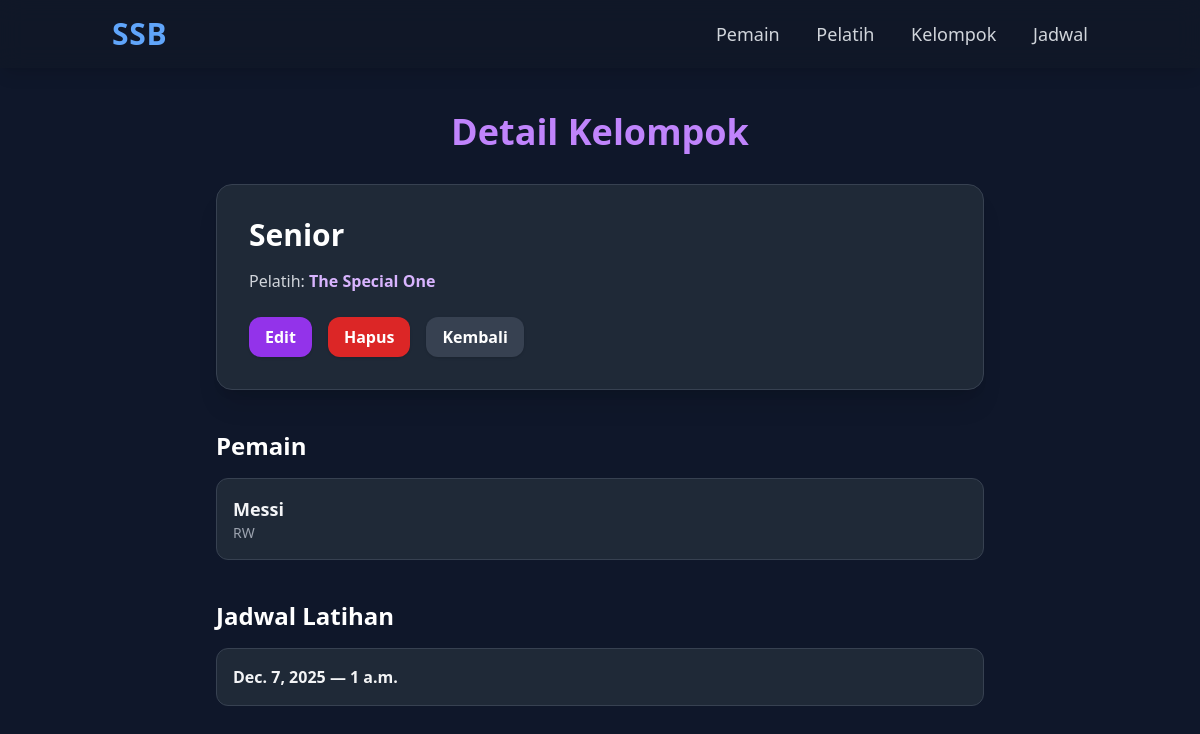
Page /groups/2/ on the earlier database version.
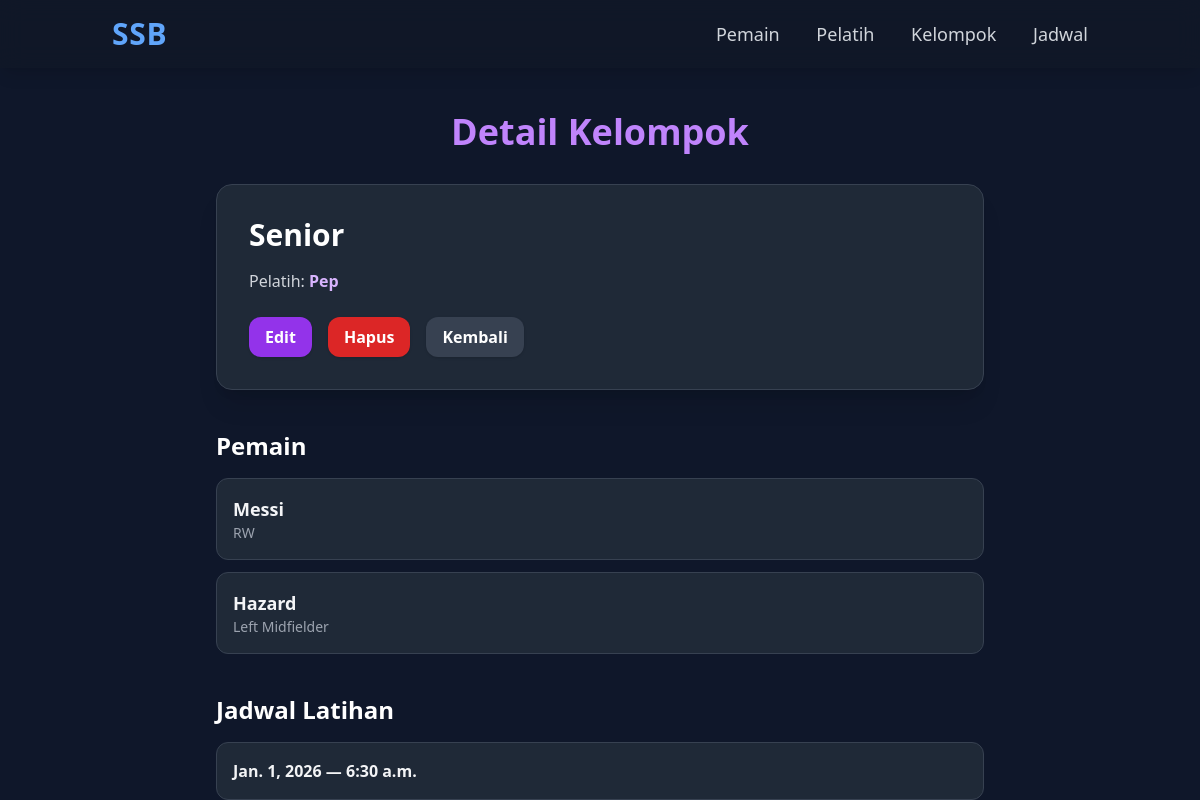
Same page on the later database version.
### academy/models.py (models this page shows, shortened)
class Group(models.Model):
    name = models.CharField(max_length=50)
    coach = models.ForeignKey(Coach, on_delete=models.SET_NULL, null=True)

class Coach(models.Model):
    name = models.CharField(max_length=100)
    license_level = models.CharField(max_length=50, blank=True)
    phone = models.CharField(max_length=20, blank=True)
    photo = models.ImageField(upload_to='coaches/', blank=True)

class Player(models.Model):
    STATUS_PENDING = 'pending'
    STATUS_APPROVED = 'approved'
    STATUS_REJECTED = 'rejected'
    STATUS_CHOICES = [
        (STATUS_PENDING, 'Pending'),
        (STATUS_APPROVED, 'Approved'),
        (STATUS_REJECTED, 'Rejected'),
    ]
    user = models.OneToOneField(User, on_delete=models.CASCADE, related_name='player')
    name = models.CharField(max_length=100, blank=True, null=True)
    age = models.IntegerField(blank=True, null=True)
    position = models.CharField(max_length=50, blank=True, null=True)
    photo = models.ImageField(upload_to='players/', blank=True, null=True)
    group = models.ForeignKey(Group, on_delete=models.SET_NULL, null=True, blank=True)
    status = models.CharField(max_length=10, choices=STATUS_CHOICES, default=STATUS_PENDING)
    registered_at = models.DateTimeField(auto_now_add=True)
    approved_at = models.DateTimeField(null=True, blank=True)
    approved_by = models.ForeignKey(User, null=True, blank=True, on_delete=models.SET_NULL, related_name='approved_players')

class TrainingSchedule(models.Model):
    date = models.DateField()
    time = models.TimeField()
    group = models.ForeignKey(Group, on_delete=models.CASCADE)

### academy/views.py (the view)
# urls.py: path('groups/<int:pk>/', views.group_detail, name='group_detail'),
def group_detail(request, pk):
    group = get_object_or_404(Group, pk=pk)
    players = Player.objects.filter(group=group)
    schedules = TrainingSchedule.objects.filter(group=group)
    return render(request, 'academy/group_detail.html', {
        'group': group,
        'players': players,
        'schedules': schedules
    })

### academy/templates/academy/group_detail.html (shortened to what this page needs)
{% extends "academy/base.html" %}
{% load static %}
{% block content %}
<h1 class="text-4xl font-bold text-purple-400 mb-8 text-center">Detail Kelompok</h1>
<div class="max-w-3xl mx-auto bg-gray-800 rounded-2xl p-8 border border-gray-700 shadow-xl">
    <h2 class="text-3xl font-bold text-white mb-4">{{ group.name }}</h2>
    <p class="text-gray-300 mb-2">
        Pelatih:
        {% if group.coach %}
            <span class="text-purple-300 font-semibold">{{ group.coach.name }}</span>
        {% else %}
            -
        {% endif %}
    </p>
    <div class="flex space-x-4 mt-6">
        <a href="/groups/{{ group.id }}/edit/"
           class="bg-purple-600 hover:bg-purple-500 text-white font-semibold py-2 px-4 rounded-xl shadow">
            Edit
        </a>
        <form action="/groups/{{ group.id }}/delete/" method="post"
              onsubmit="return confirm('Yakin ingin menghapus kelompok ini?');">
            <button type="submit"
                    class="bg-red-600 hover:bg-red-500 text-white font-semibold py-2 px-4 rounded-xl shadow">
                Hapus
            </button>
        </form>
        <a href="/groups/"
           class="bg-gray-700 hover:bg-gray-600 text-white font-semibold py-2 px-4 rounded-xl shadow">
            Kembali
        </a>
    </div>
</div>
<div class="max-w-3xl mx-auto mt-10">
    <h3 class="text-2xl font-bold text-white mb-4">Pemain</h3>
    {% if players %}
        <div class="space-y-3">
            {% for p in players %}
            <a href="/players/{{ p.id }}/"
               class="block bg-gray-800 hover:bg-gray-700 p-4 rounded-xl border border-gray-700 transition">
                <h4 class="text-lg font-bold text-gray-100">{{ p.name }}</h4>
                <p class="text-gray-400 text-sm">{{ p.position }}</p>
            </a>
            {% endfor %}
        </div>
    {% else %}
        <p class="text-gray-400">Belum ada pemain.</p>
    {% endif %}
</div>
<div class="max-w-3xl mx-auto mt-10">
    <h3 class="text-2xl font-bold text-white mb-4">Jadwal Latihan</h3>
    {% if schedules %}
        <div class="space-y-3">
            {% for s in schedules %}
            <a href="/schedules/{{ s.id }}/"
               class="block bg-gray-800 hover:bg-gray-700 p-4 rounded-xl border border-gray-700 transition">
                <p class="text-gray-100 font-semibold">{{ s.date }} — {{ s.time }}</p>
            </a>
            {% endfor %}
        </div>
    {% else %}
        <p class="text-gray-400">Belum ada jadwal.</p>
    {% endif %}
</div>
{% endblock %}

Differences in the rows shown:
removed TrainingSchedule: date "Dec. 7, 2025", time "1 a.m."
changed Group "Senior": coach.name "The Special One" → "Pep"
added Player: name "Hazard", position "Left Midfielder"
added TrainingSchedule: date "Jan. 1, 2026", time "6:30 a.m."
